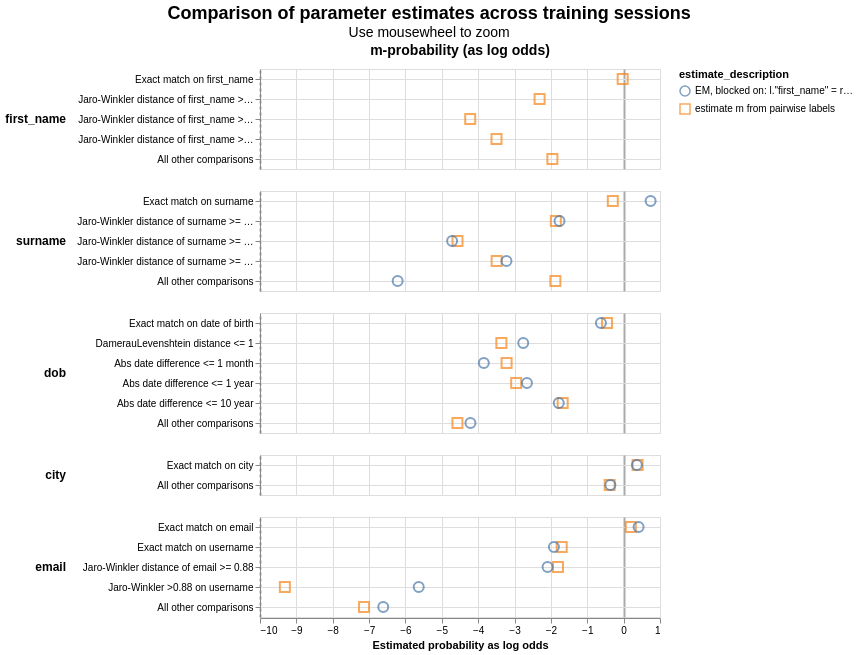

The notebook cell this image was saved under:
### Code cell
linker.visualisations.parameter_estimate_comparisons_chart()

### Figure 1 — Vega-Lite specification as saved in the notebook (floating-point values rounded to 4 significant figures)
{"config": {"view": {"continuousWidth": 400, "continuousHeight": 300}, "title": {"anchor": "middle", "fontSize": 18, "subtitleFontSize": 14}}, "data": {"name": "data-936bcaf9f4e9958f31d680fbc7dee711"}, "mark": {"type": "point", "filled": false, "opacity": 0.7, "size": 100}, "encoding": {"color": {"field": "estimate_description", "type": "nominal"}, "column": {"align": "each", "field": "col_header", "header": {"labelFontSize": 14, "labelFontWeight": "bold"}, "title": null, "type": "nominal"}, "row": {"align": "each", "field": "comparison_name", "header": {"labelAlign": "left", "labelAnchor": "middle", "labelAngle": 0, "labelFontSize": 12, "labelFontWeight": "bold"}, "sort": {"field": "comparison_sort_order"}, "title": null, "type": "nominal"}, "shape": {"field": "estimate_description", "scale": {"range": ["circle", "square", "triangle", "diamond"]}, "type": "nominal"}, "tooltip": [{"field": "comparison_name", "type": "nominal"}, {"field": "estimate_description", "type": "nominal"}, {"field": "estimated_probability", "type": "quantitative"}], "x": {"axis": {"gridColor": {"condition": {"test": "abs(datum.value / 10)  <= 1 & datum.value % 10 === 0", "value": "#aaa"}, "value": "#ddd"}, "gridDash": {"condition": {"test": "abs(datum.value / 10) == 1", "value": [3]}, "value": null}, "gridWidth": {"condition": {"test": "abs(datum.value / 10)  <= 1 & datum.value % 10 === 0", "value": 2}, "value": 1}}, "field": "estimated_probability_as_log_odds", "title": "Estimated probability as log odds", "type": "quantitative"}, "y": {"axis": {"grid": true, "title": null}, "field": "comparison_level_label", "sort": {"field": "comparison_vector_value", "order": "descending"}, "type": "nominal"}}, "params": [{"name": "mouse_zoom", "select": {"type": "interval", "encodings": ["x"]}, "bind": "scales"}], "resolve": {"scale": {"y": "independent"}}, "title": {"text": "Comparison of parameter estimates across training sessions", "subtitle": "Use mousewheel to zoom"}, "transform": [{"calculate": "datum.m_or_u + '-probability (as log odds)'", "as": "col_header"}], "$schema": "https://vega.github.io/schema/vega-lite/v5.9.3.json", "datasets": {"data-936bcaf9f4e9958f31d680fbc7dee711": [{"m_or_u": "m", "estimated_probability": 0.4954, "estimate_description": "estimate m from pairwise labels", "estimated_probability_as_log_odds": -0.02655, "sql_condition": "\"first_name_l\" = \"first_name_r\"", "comparison_level_label": "Exact match on first_name", "comparison_vector_value": 4, "comparison_name": "first_name", "comparison_sort_order": 0}, {"m_or_u": "m", "estimated_probability": 0.1677, "estimate_description": "estimate m from pairwise labels", "estimated_probability_as_log_odds": -2.311, "sql_condition": "jaro_winkler_similarity(\"first_name_l\", \"first_name_r\") >= 0.92", "comparison_level_label": "Jaro-Winkler distance of first_name >= 0.92", "comparison_vector_value": 3, "comparison_name": "first_name", "comparison_sort_order": 0}, {"m_or_u": "m", "estimated_probability": 0.05096, "estimate_description": "estimate m from pairwise labels", "estimated_probability_as_log_odds": -4.219, "sql_condition": "jaro_winkler_similarity(\"first_name_l\", \"first_name_r\") >= 0.88", "comparison_level_label": "Jaro-Winkler distance of first_name >= 0.88", "comparison_vector_value": 2, "comparison_name": "first_name", "comparison_sort_order": 0}, {"m_or_u": "m", "estimated_probability": 0.08139, "estimate_description": "estimate m from pairwise labels", "estimated_probability_as_log_odds": -3.497, "sql_condition": "jaro_winkler_similarity(\"first_name_l\", \"first_name_r\") >= 0.7", "comparison_level_label": "Jaro-Winkler distance of first_name >= 0.7", "comparison_vector_value": 1, "comparison_name": "first_name", "comparison_sort_order": 0}, {"m_or_u": "m", "estimated_probability": 0.2045, "estimate_description": "estimate m from pairwise labels", "estimated_probability_as_log_odds": -1.96, "sql_condition": "ELSE", "comparison_level_label": "All other comparisons", "comparison_vector_value": 0, "comparison_name": "first_name", "comparison_sort_order": 0}, {"m_or_u": "m", "estimated_probability": 0.4485, "estimate_description": "estimate m from pairwise labels", "estimated_probability_as_log_odds": -0.2981, "sql_condition": "\"surname_l\" = \"surname_r\"", "comparison_level_label": "Exact match on surname", "comparison_vector_value": 4, "comparison_name": "surname", "comparison_sort_order": 1}, {"m_or_u": "m", "estimated_probability": 0.6258, "estimate_description": "EM, blocked on: l.\"first_name\" = r.\"first_name\"", "estimated_probability_as_log_odds": 0.7418, "sql_condition": "\"surname_l\" = \"surname_r\"", "comparison_level_label": "Exact match on surname", "comparison_vector_value": 4, "comparison_name": "surname", "comparison_sort_order": 1}, {"m_or_u": "m", "estimated_probability": 0.2154, "estimate_description": "estimate m from pairwise labels", "estimated_probability_as_log_odds": -1.865, "sql_condition": "jaro_winkler_similarity(\"surname_l\", \"surname_r\") >= 0.92", "comparison_level_label": "Jaro-Winkler distance of surname >= 0.92", "comparison_vector_value": 3, "comparison_name": "surname", "comparison_sort_order": 1}, {"m_or_u": "m", "estimated_probability": 0.2275, "estimate_description": "EM, blocked on: l.\"first_name\" = r.\"first_name\"", "estimated_probability_as_log_odds": -1.763, "sql_condition": "jaro_winkler_similarity(\"surname_l\", \"surname_r\") >= 0.92", "comparison_level_label": "Jaro-Winkler distance of surname >= 0.92", "comparison_vector_value": 3, "comparison_name": "surname", "comparison_sort_order": 1}, {"m_or_u": "m", "estimated_probability": 0.04044, "estimate_description": "estimate m from pairwise labels", "estimated_probability_as_log_odds": -4.568, "sql_condition": "jaro_winkler_similarity(\"surname_l\", \"surname_r\") >= 0.88", "comparison_level_label": "Jaro-Winkler distance of surname >= 0.88", "comparison_vector_value": 2, "comparison_name": "surname", "comparison_sort_order": 1}, {"m_or_u": "m", "estimated_probability": 0.03662, "estimate_description": "EM, blocked on: l.\"first_name\" = r.\"first_name\"", "estimated_probability_as_log_odds": -4.717, "sql_condition": "jaro_winkler_similarity(\"surname_l\", \"surname_r\") >= 0.88", "comparison_level_label": "Jaro-Winkler distance of surname >= 0.88", "comparison_vector_value": 2, "comparison_name": "surname", "comparison_sort_order": 1}, {"m_or_u": "m", "estimated_probability": 0.08162, "estimate_description": "estimate m from pairwise labels", "estimated_probability_as_log_odds": -3.492, "sql_condition": "jaro_winkler_similarity(\"surname_l\", \"surname_r\") >= 0.7", "comparison_level_label": "Jaro-Winkler distance of surname >= 0.7", "comparison_vector_value": 1, "comparison_name": "surname", "comparison_sort_order": 1}, {"m_or_u": "m", "estimated_probability": 0.09678, "estimate_description": "EM, blocked on: l.\"first_name\" = r.\"first_name\"", "estimated_probability_as_log_odds": -3.222, "sql_condition": "jaro_winkler_similarity(\"surname_l\", \"surname_r\") >= 0.7", "comparison_level_label": "Jaro-Winkler distance of surname >= 0.7", "comparison_vector_value": 1, "comparison_name": "surname", "comparison_sort_order": 1}, {"m_or_u": "m", "estimated_probability": 0.214, "estimate_description": "estimate m from pairwise labels", "estimated_probability_as_log_odds": -1.877, "sql_condition": "ELSE", "comparison_level_label": "All other comparisons", "comparison_vector_value": 0, "comparison_name": "surname", "comparison_sort_order": 1}, {"m_or_u": "m", "estimated_probability": 0.01329, "estimate_description": "EM, blocked on: l.\"first_name\" = r.\"first_name\"", "estimated_probability_as_log_odds": -6.215, "sql_condition": "ELSE", "comparison_level_label": "All other comparisons", "comparison_vector_value": 0, "comparison_name": "surname", "comparison_sort_order": 1}, {"m_or_u": "m", "estimated_probability": 0.4215, "estimate_description": "estimate m from pairwise labels", "estimated_probability_as_log_odds": -0.457, "sql_condition": "\"dob_l\" = \"dob_r\"", "comparison_level_label": "Exact match on date of birth", "comparison_vector_value": 5, "comparison_name": "dob", "comparison_sort_order": 2}, {"m_or_u": "m", "estimated_probability": 0.3935, "estimate_description": "EM, blocked on: l.\"first_name\" = r.\"first_name\"", "estimated_probability_as_log_odds": -0.6244, "sql_condition": "\"dob_l\" = \"dob_r\"", "comparison_level_label": "Exact match on date of birth", "comparison_vector_value": 5, "comparison_name": "dob", "comparison_sort_order": 2}, {"m_or_u": "m", "estimated_probability": 0.08863, "estimate_description": "estimate m from pairwise labels", "estimated_probability_as_log_odds": -3.362, "sql_condition": "damerau_levenshtein(\"dob_l\", \"dob_r\") <= 1", "comparison_level_label": "DamerauLevenshtein distance <= 1", "comparison_vector_value": 4, "comparison_name": "dob", "comparison_sort_order": 2}, {"m_or_u": "m", "estimated_probability": 0.1285, "estimate_description": "EM, blocked on: l.\"first_name\" = r.\"first_name\"", "estimated_probability_as_log_odds": -2.761, "sql_condition": "damerau_levenshtein(\"dob_l\", \"dob_r\") <= 1", "comparison_level_label": "DamerauLevenshtein distance <= 1", "comparison_vector_value": 4, "comparison_name": "dob", "comparison_sort_order": 2}, {"m_or_u": "m", "estimated_probability": 0.097, "estimate_description": "estimate m from pairwise labels", "estimated_probability_as_log_odds": -3.219, "sql_condition": "ABS(EPOCH(try_strptime(\"dob_l\", '%Y-%m-%d')) - EPOCH(try_strptime(\"dob_r\", '%Y-%m-%d'))) <= 2629800.0", "comparison_level_label": "Abs date difference <= 1 month", "comparison_vector_value": 3, "comparison_name": "dob", "comparison_sort_order": 2}, {"m_or_u": "m", "estimated_probability": 0.06508, "estimate_description": "EM, blocked on: l.\"first_name\" = r.\"first_name\"", "estimated_probability_as_log_odds": -3.845, "sql_condition": "ABS(EPOCH(try_strptime(\"dob_l\", '%Y-%m-%d')) - EPOCH(try_strptime(\"dob_r\", '%Y-%m-%d'))) <= 2629800.0", "comparison_level_label": "Abs date difference <= 1 month", "comparison_vector_value": 3, "comparison_name": "dob", "comparison_sort_order": 2}, {"m_or_u": "m", "estimated_probability": 0.1142, "estimate_description": "estimate m from pairwise labels", "estimated_probability_as_log_odds": -2.955, "sql_condition": "ABS(EPOCH(try_strptime(\"dob_l\", '%Y-%m-%d')) - EPOCH(try_strptime(\"dob_r\", '%Y-%m-%d'))) <= 31557600.0", "comparison_level_label": "Abs date difference <= 1 year", "comparison_vector_value": 2, "comparison_name": "dob", "comparison_sort_order": 2}, {"m_or_u": "m", "estimated_probability": 0.1367, "estimate_description": "EM, blocked on: l.\"first_name\" = r.\"first_name\"", "estimated_probability_as_log_odds": -2.659, "sql_condition": "ABS(EPOCH(try_strptime(\"dob_l\", '%Y-%m-%d')) - EPOCH(try_strptime(\"dob_r\", '%Y-%m-%d'))) <= 31557600.0", "comparison_level_label": "Abs date difference <= 1 year", "comparison_vector_value": 2, "comparison_name": "dob", "comparison_sort_order": 2}, {"m_or_u": "m", "estimated_probability": 0.2383, "estimate_description": "estimate m from pairwise labels", "estimated_probability_as_log_odds": -1.676, "sql_condition": "ABS(EPOCH(try_strptime(\"dob_l\", '%Y-%m-%d')) - EPOCH(try_strptime(\"dob_r\", '%Y-%m-%d'))) <= 315576000.0", "comparison_level_label": "Abs date difference <= 10 year", "comparison_vector_value": 1, "comparison_name": "dob", "comparison_sort_order": 2}, {"m_or_u": "m", "estimated_probability": 0.225, "estimate_description": "EM, blocked on: l.\"first_name\" = r.\"first_name\"", "estimated_probability_as_log_odds": -1.784, "sql_condition": "ABS(EPOCH(try_strptime(\"dob_l\", '%Y-%m-%d')) - EPOCH(try_strptime(\"dob_r\", '%Y-%m-%d'))) <= 315576000.0", "comparison_level_label": "Abs date difference <= 10 year", "comparison_vector_value": 1, "comparison_name": "dob", "comparison_sort_order": 2}, {"m_or_u": "m", "estimated_probability": 0.04037, "estimate_description": "estimate m from pairwise labels", "estimated_probability_as_log_odds": -4.571, "sql_condition": "ELSE", "comparison_level_label": "All other comparisons", "comparison_vector_value": 0, "comparison_name": "dob", "comparison_sort_order": 2}, {"m_or_u": "m", "estimated_probability": 0.05118, "estimate_description": "EM, blocked on: l.\"first_name\" = r.\"first_name\"", "estimated_probability_as_log_odds": -4.213, "sql_condition": "ELSE", "comparison_level_label": "All other comparisons", "comparison_vector_value": 0, "comparison_name": "dob", "comparison_sort_order": 2}, {"m_or_u": "m", "estimated_probability": 0.5661, "estimate_description": "estimate m from pairwise labels", "estimated_probability_as_log_odds": 0.384, "sql_condition": "\"city_l\" = \"city_r\"", "comparison_level_label": "Exact match on city", "comparison_vector_value": 1, "comparison_name": "city", "comparison_sort_order": 3}, {"m_or_u": "m", "estimated_probability": 0.5628, "estimate_description": "EM, blocked on: l.\"first_name\" = r.\"first_name\"", "estimated_probability_as_log_odds": 0.3644, "sql_condition": "\"city_l\" = \"city_r\"", "comparison_level_label": "Exact match on city", "comparison_vector_value": 1, "comparison_name": "city", "comparison_sort_order": 3}, {"m_or_u": "m", "estimated_probability": 0.4339, "estimate_description": "estimate m from pairwise labels", "estimated_probability_as_log_odds": -0.384, "sql_condition": "ELSE", "comparison_level_label": "All other comparisons", "comparison_vector_value": 0, "comparison_name": "city", "comparison_sort_order": 3}, {"m_or_u": "m", "estimated_probability": 0.4372, "estimate_description": "EM, blocked on: l.\"first_name\" = r.\"first_name\"", "estimated_probability_as_log_odds": -0.3644, "sql_condition": "ELSE", "comparison_level_label": "All other comparisons", "comparison_vector_value": 0, "comparison_name": "city", "comparison_sort_order": 3}, {"m_or_u": "m", "estimated_probability": 0.5341, "estimate_description": "estimate m from pairwise labels", "estimated_probability_as_log_odds": 0.1969, "sql_condition": "\"email_l\" = \"email_r\"", "comparison_level_label": "Exact match on email", "comparison_vector_value": 4, "comparison_name": "email", "comparison_sort_order": 4}, {"m_or_u": "m", "estimated_probability": 0.5707, "estimate_description": "EM, blocked on: l.\"first_name\" = r.\"first_name\"", "estimated_probability_as_log_odds": 0.4109, "sql_condition": "\"email_l\" = \"email_r\"", "comparison_level_label": "Exact match on email", "comparison_vector_value": 4, "comparison_name": "email", "comparison_sort_order": 4}, {"m_or_u": "m", "estimated_probability": 0.2349, "estimate_description": "estimate m from pairwise labels", "estimated_probability_as_log_odds": -1.703, "sql_condition": "NULLIF(regexp_extract(\"email_l\", '^[^@]+', 0), '') = NULLIF(regexp_extract(\"email_r\", '^[^@]+', 0), '')", "comparison_level_label": "Exact match on username", "comparison_vector_value": 3, "comparison_name": "email", "comparison_sort_order": 4}, {"m_or_u": "m", "estimated_probability": 0.2094, "estimate_description": "EM, blocked on: l.\"first_name\" = r.\"first_name\"", "estimated_probability_as_log_odds": -1.917, "sql_condition": "NULLIF(regexp_extract(\"email_l\", '^[^@]+', 0), '') = NULLIF(regexp_extract(\"email_r\", '^[^@]+', 0), '')", "comparison_level_label": "Exact match on username", "comparison_vector_value": 3, "comparison_name": "email", "comparison_sort_order": 4}, {"m_or_u": "m", "estimated_probability": 0.2224, "estimate_description": "estimate m from pairwise labels", "estimated_probability_as_log_odds": -1.806, "sql_condition": "jaro_winkler_similarity(\"email_l\", \"email_r\") >= 0.88", "comparison_level_label": "Jaro-Winkler distance of email >= 0.88", "comparison_vector_value": 2, "comparison_name": "email", "comparison_sort_order": 4}, {"m_or_u": "m", "estimated_probability": 0.19, "estimate_description": "EM, blocked on: l.\"first_name\" = r.\"first_name\"", "estimated_probability_as_log_odds": -2.092, "sql_condition": "jaro_winkler_similarity(\"email_l\", \"email_r\") >= 0.88", "comparison_level_label": "Jaro-Winkler distance of email >= 0.88", "comparison_vector_value": 2, "comparison_name": "email", "comparison_sort_order": 4}, {"m_or_u": "m", "estimated_probability": 0.001566, "estimate_description": "estimate m from pairwise labels", "estimated_probability_as_log_odds": -9.316, "sql_condition": "jaro_winkler_similarity(NULLIF(regexp_extract(\"email_l\", '^[^@]+', 0), ''), NULLIF(regexp_extract(\"email_r\", '^[^@]+', 0), '')) >= 0.88", "comparison_level_label": "Jaro-Winkler >0.88 on username", "comparison_vector_value": 1, "comparison_name": "email", "comparison_sort_order": 4}, {"m_or_u": "m", "estimated_probability": 0.01973, "estimate_description": "EM, blocked on: l.\"first_name\" = r.\"first_name\"", "estimated_probability_as_log_odds": -5.635, "sql_condition": "jaro_winkler_similarity(NULLIF(regexp_extract(\"email_l\", '^[^@]+', 0), ''), NULLIF(regexp_extract(\"email_r\", '^[^@]+', 0), '')) >= 0.88", "comparison_level_label": "Jaro-Winkler >0.88 on username", "comparison_vector_value": 1, "comparison_name": "email", "comparison_sort_order": 4}, {"m_or_u": "m", "estimated_probability": 0.007048, "estimate_description": "estimate m from pairwise labels", "estimated_probability_as_log_odds": -7.138, "sql_condition": "ELSE", "comparison_level_label": "All other comparisons", "comparison_vector_value": 0, "comparison_name": "email", "comparison_sort_order": 4}, {"m_or_u": "m", "estimated_probability": 0.01012, "estimate_description": "EM, blocked on: l.\"first_name\" = r.\"first_name\"", "estimated_probability_as_log_odds": -6.612, "sql_condition": "ELSE", "comparison_level_label": "All other comparisons", "comparison_vector_value": 0, "comparison_name": "email", "comparison_sort_order": 4}]}}
